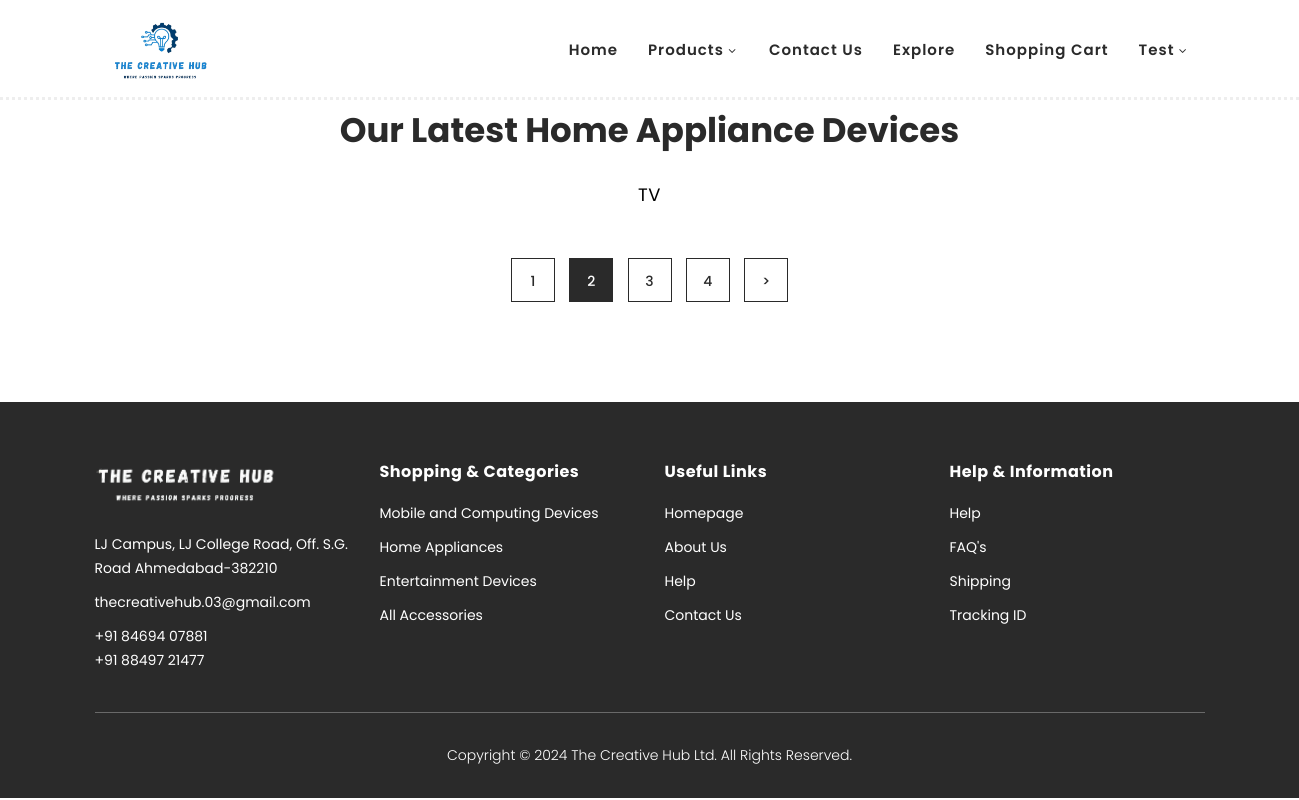
Page /home-appliances.php (signed in) on the earlier database version.
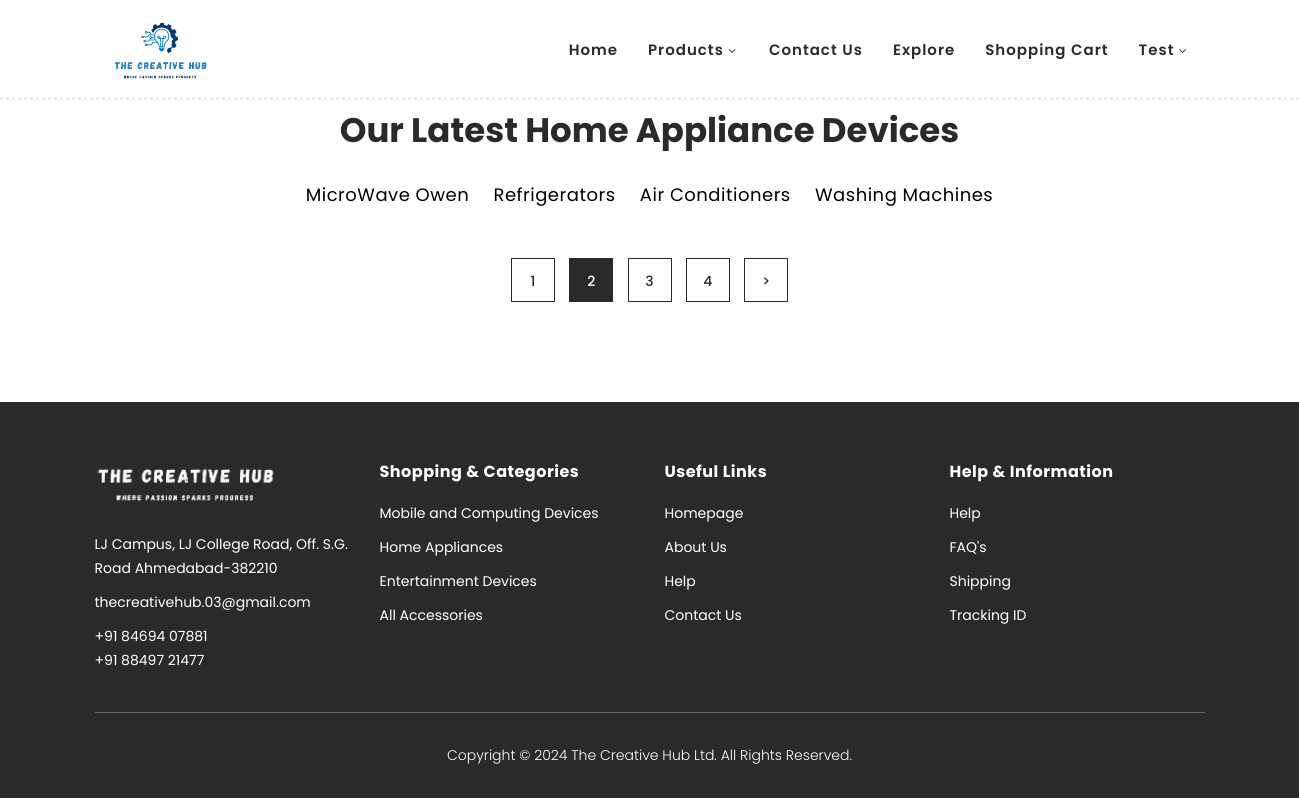
Same page on the later database version.
### tables this page shows
CREATE TABLE `sub_category` (
  `sub_category_id` int(11) NOT NULL,
  `sub_category_name` varchar(100) NOT NULL,
  `category_id` int(11) NOT NULL,
  `sub_category_code` varchar(100) DEFAULT NULL
);

### home-appliances.php (the view, shortened to what the changed rows need)
<?php
   include_once './php/cart.php';
    $category_id = 2;
    $sub_category = "SELECT * FROM sub_category where category_id = $category_id";
    $sub_category_result = mysqli_query($conn, $sub_category);
?>
<!DOCTYPE html>
<html lang="en">
  <head>
    <link rel="stylesheet" type="text/css" href="assets/css/bootstrap.min.css">
    <link rel="stylesheet" href="./assets/css/product.css">
    <link rel="stylesheet" type="text/css" href="assets/css/font-awesome.css">
    <link rel="stylesheet" href="assets/css/templatemo-hexashop.css">
    <link rel="stylesheet" href="assets/css/owl-carousel.css">
    <link rel="stylesheet" href="assets/css/lightbox.css">
    </head>
    <body>
    <section class="section" id="products" style="margin-top: 30px ;">
        <div class="container">
            <div class="row">
                <div class="col-lg-12">
                    <div class="section-heading">
                        <h2>Our Latest Home Appliance Devices</h2>
                    </div>
                </div>
            </div>
        </div>
        <div class="nav" style="width: 70vw;
                                min-width: 600px;
                                display: flex;
                                justify-content:center;
                                align-items: center;
                                color :black;
                                margin: -30px auto 20px;
                                z-index:10;">
            <?php if ($sub_category_result && mysqli_num_rows($sub_category_result) > 0) : ?>
                <form method="post">
                    <?php while ($row = mysqli_fetch_assoc($sub_category_result)) : ?>
                        <button type="submit" name="sub_category_id" value="<?php echo $row['sub_category_id']; ?>">
                            <?php echo htmlspecialchars($row['sub_category_name']); ?>
                        </button>
                    <?php endwhile; ?>
                </form>
            <?php else : ?>
                <a href="#">No Subcategories</a>
            <?php endif; ?>
        </div>
    </section>
  </body>
</html>

Differences in the rows shown:
changed sub_category: sub_category_name "TV" → "MicroWave Owen"
added sub_category: $row['sub_category_id'] 4 (drawn), sub_category_name "Refrigerators"
added sub_category: $row['sub_category_id'] 5 (drawn), sub_category_name "Air Conditioners"
added sub_category: $row['sub_category_id'] 6 (drawn), sub_category_name "Washing Machines"
